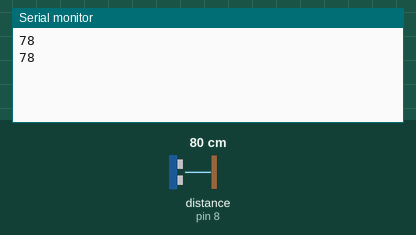
Simulated run of this sketch. Board: Arduino Uno, built with avr-gcc and run on an emulated ATmega328P. On the bench: the last lines printed to the serial monitor. Wiring (inferred from the names in the program): ultrasonic range finder: trigger pin 9; echo pin 8. The test bench sets the inputs (shaded band); at power-on: distance to the obstacle (sensor on pin 8) 80 cm. The echo pulse lasts 58.3 µs per cm.

Above: at 1.8 s.
1.9 s: distance to the obstacle (sensor on pin 8) set to 2 cm
At 2.8 s:
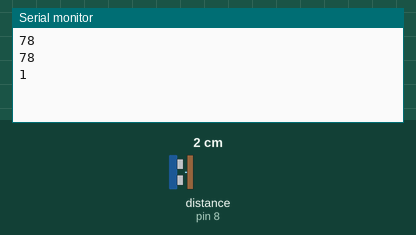
3.4 s: distance to the obstacle (sensor on pin 8) set to 4 cm
At 4.8 s:
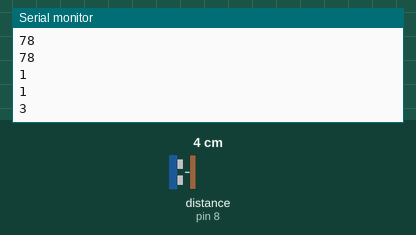
Timing chart, 0 to 6.4 s (numbered marks = the images above; inputs shaded):
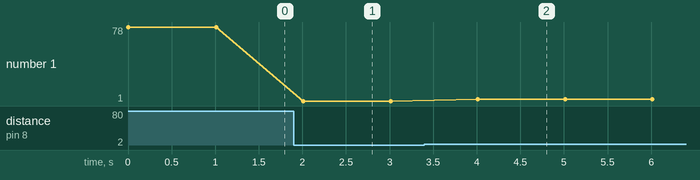

The sketch:

soundwave.ino
```cpp
#define TRIG 9
#define ECHO 8

void setup() {
  Serial.begin(9600);  // 9600의 속도로 시리얼 통신. 속도와 안정성 반비례

  pinMode(TRIG, OUTPUT);
  pinMode(ECHO, INPUT);
}

void loop() {
  long duration, distance;

  digitalWrite(TRIG, LOW);
  delayMicroseconds(2);
  digitalWrite(TRIG, HIGH);
  delayMicroseconds(10);
  digitalWrite(TRIG, LOW);

  duration = pulseIn(ECHO, HIGH);   // 물체에 반사되어 돌아온 초음파의 시간
  distance = duration * 17 / 1000;  // cm 단위 변환 공식

  Serial.println(distance);


  delay(1000);
}
```

Measured:
- after the input at 1.9 s, the serial monitor: prints a new line after 0.11 s (image 1)
- after the input at 3.4 s, the serial monitor: prints a new line after 0.61 s (image 2)
- plotted number 1: 78 → 1 after the input at 1.9 s, 1 → 3 after the input at 3.4 s
